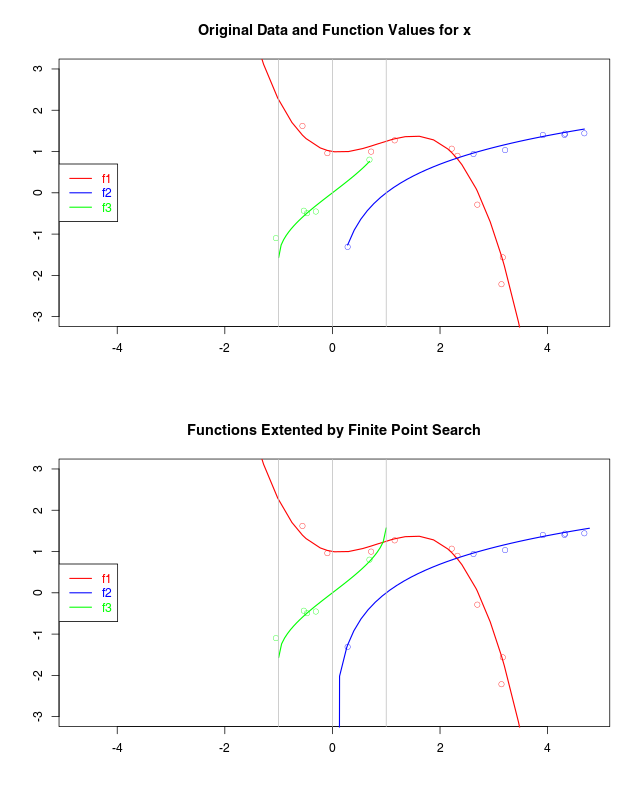

This figure's R source:
library(plotteR)

# set a random seed for replicability
set.seed(1367);

# make an example
make.example <- function(f) {
  suppressWarnings({
    repeat {
      n <- as.integer(round(runif(n=1, min=10, max=20)));
      x <- sort(runif(n=n, min=-5, max=5)); # generate x data
      y <- rnorm(n=n, mean=f(x), s=0.1);  # noisy y
      x <- rnorm(n=n, mean=x, s=0.1); # noisy x
      fi <- is.finite(x) & is.finite(y);
      x <- x[fi];
      if(length(x) > 4L) {
        y <- y[fi];
        return(list(x=x, y=y, f=f));
      }
    }
  });
}

# the three base functions
f <- c(function(x) 1 - 0.2*x + 0.75*x*x - 0.3*x*x*x,
       log,   # this function becomes non-finite for x <= 0
       asin); # non-finite for any x outside of [-1, 1]

# create the three example data sets
examples <- lapply(X=f, FUN=make.example);

old <- par(mfcol=c(2, 1));

# plot the original data, which only covers part of the x.axis
batchPlot.list(examples,
               names=c("f1", "f2", "f3"),
               main="Original Data and Function Values for x",
               legend=list(x="left"),
               y.min.lower = -3,
               y.max.upper= 3);
abline(v=-1, col="gray");abline(v=0, col="gray");abline(v=1, col="gray");


# extending the function lines towards their smallest and largest finite
# points
batchPlot.list(examples,
               names=c("f1", "f2", "f3"),
               main="Functions Extented by Finite Point Search",
               legend=list(x="left"),
               y.min.lower = -3,
               y.max.upper= 3,
               x.add = TRUE);
abline(v=-1, col="gray");abline(v=0, col="gray");abline(v=1, col="gray");

par(old);
